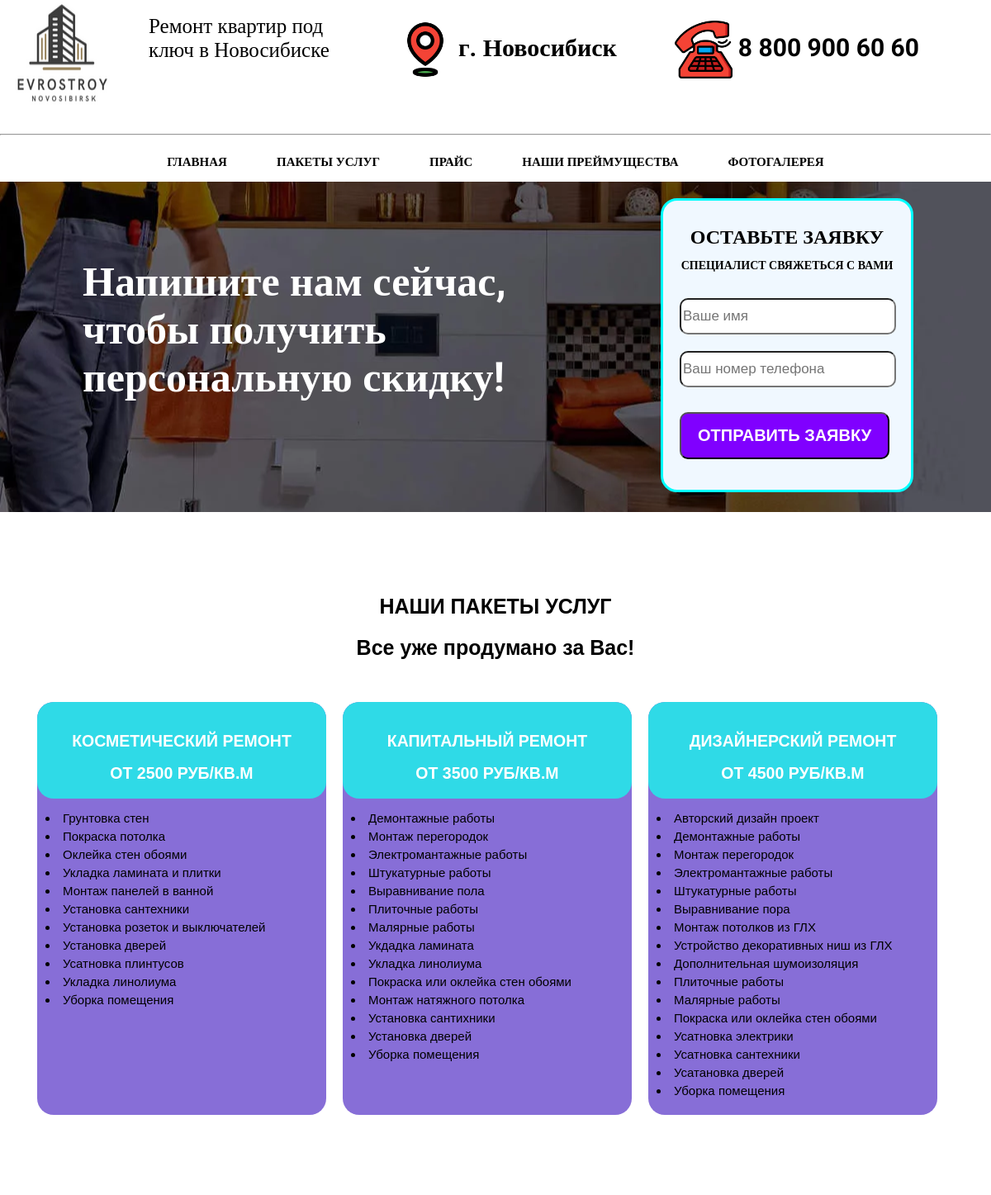
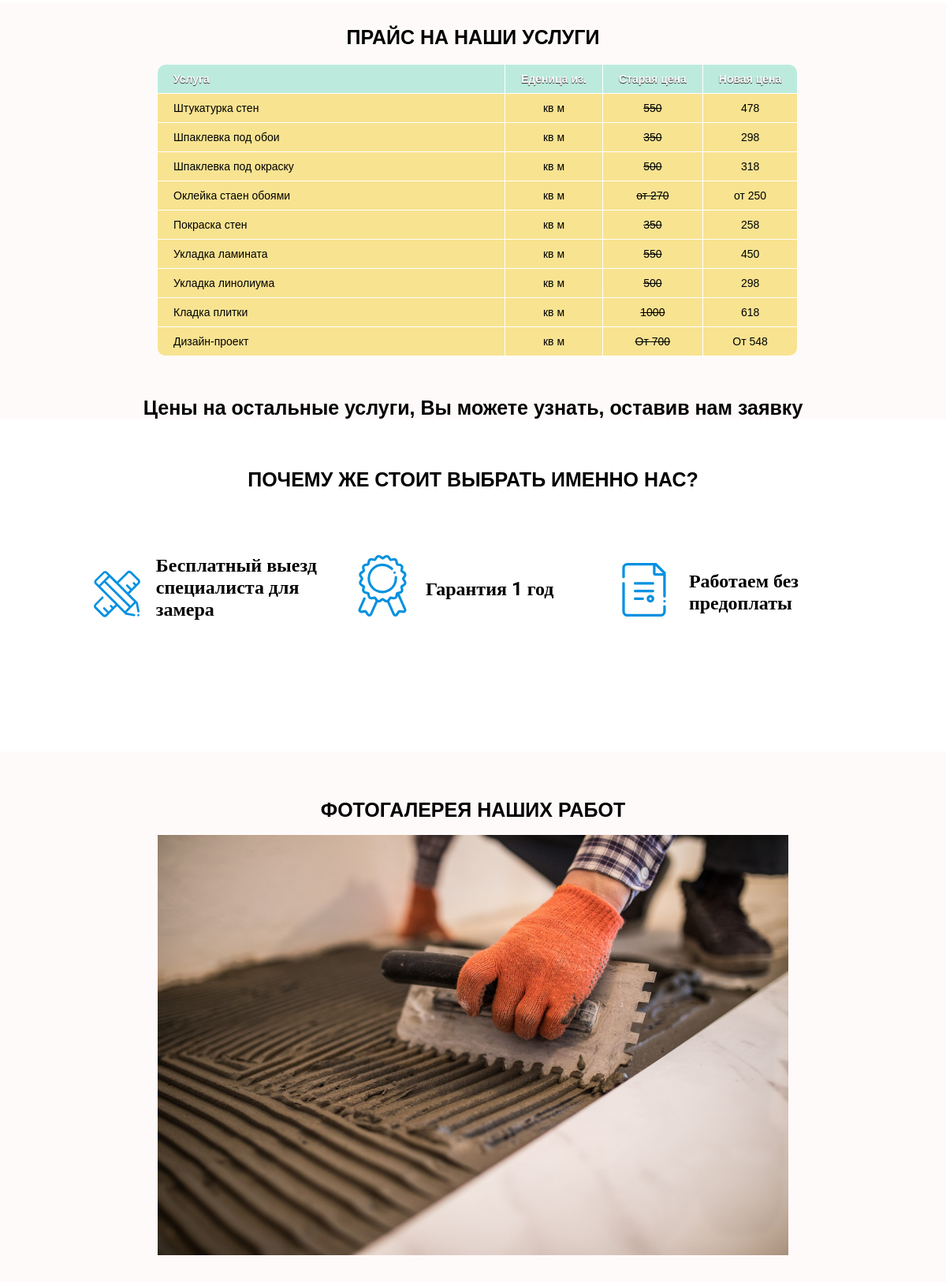
The page / on the database its author committed (2 pictures, top to bottom).
### price/models.py (models this page shows, shortened)
class PriceTable(models.Model):
    pt_title = models.CharField(max_length=100, verbose_name='Услуга')
    pt_e = models.CharField(max_length=100, verbose_name='Еденица измерения')
    pt_old_price = models.CharField(max_length=100, verbose_name="Старая цена")
    pt_new_price = models.CharField(max_length=100, verbose_name="Новая цена")
    class Meta:
        verbose_name = "Услуга"
        verbose_name_plural = "Услуги"

### crm/views.py (the view)
# urls.py: path('', views.index, name='index'),
def index(requests):
    pt = PriceTable.objects.all()
    slider_list = CmsSlider.objects.all()
    return render(requests, "./index.html", {'slider_list': slider_list, 'pt': pt})

### templates/index.html (shortened to what this page needs)
{% load static %}
<!DOCTYPE html>
<html lang="en">
<head>
    <link rel="stylesheet" type="text/CSS" href="{% static 'style.css' %}">
</head>
<body>
    <header>
        <div class="wrapper">
            <div class ="header_block">
                <div class="header_logo">
                    <img src="{% static 'img/EVROSTROY.png' %}">
                </div>
                <div class="header_logo_text">
                    <h1>Ремонт квартир под ключ в Новосибиске</h1>
                </div>
                <div class="header_logo_loc">
                    <img src="{% static 'img/loc.png' %}">
                    <h1>г. Новосибиск</h1>
                </div>
                <div class="header_logo_t">
                    <img src="{% static 'img/landline.png' %} " alt="">
                    <h1>8 800 900 60 60</h1>
                </div>
            </div>
        </div>
    </header>
    <nav>
        <div class="wrapper">
            <hr class="hr">
            <div class="wrapper_nav">
                <a href="">ГЛАВНАЯ</a>
                <a href="#case">ПАКЕТЫ УСЛУГ</a>
                <a href="#pr">ПРАЙС</a>
                <a href="#nf">НАШИ ПРЕЙМУЩЕСТВА</a>
                <a href="#gf">ФОТОГАЛЕРЕЯ</a>
            </div>
        </div>
    </nav>
    <section class="intro">
            <div class="wrapper_intro">
              <div class="wrapper">
                  <div class="wr">
                    <div class="left_intro">
                        <h1>Напишите нам сейчас, чтобы получить персональную скидку!</h1>
                    </div>
                    <div class="rigth_intro">
                            <form action="{% url 'thanks' %}" method="">
                                <h1>ОСТАВЬТЕ ЗАЯВКУ</h1>
                                <h2>СПЕЦИАЛИСТ СВЯЖЕТЬСЯ С ВАМИ</h2>
                                <div>
                                    <input type="text" class="form1 formstyle" placeholder="Ваше имя" name="name">
                                    <input type="text" class="form2 formstyle" placeholder="Ваш номер телефона" name="phone">
                                </div>
                                <button class="send_button" type="submit">ОТПРАВИТЬ ЗАЯВКУ</button>
                            </form>
                    </div>
                </div>
              </div>
            </div>
    </section>
   <section class="case_pack" id="case">
        <div class="wrapper">
            <h1 class="h1_c">НАШИ ПАКЕТЫ УСЛУГ</h1>
                <h2 class="p_c">Все уже продумано за Вас!</h2>
            <div class="wrapper_case">
                <div class="case1 casest">
                    <div class="pr">
                        <h1>КОСМЕТИЧЕСКИЙ РЕМОНТ</h1>
                        <h1 class="pr_h1">ОТ 2500 РУБ/КВ.М</h1>
                    </div>
                    <li>Грунтовка стен</li>
                    <li>Покраска потолка</li>
                    <li>Оклейка стен обоями</li>
                    <li>Укладка ламината и плитки</li>
                    <li>Монтаж панелей в ванной</li>
                    <li>Установка сантехники</li>
                    <li>Установка розеток и выключателей</li>
                    <li>Установка дверей</li>
                    <li>Усатновка плинтусов</li>
                    <li>Укладка линолиума</li>
                    <li>Уборка помещения</li>
                </div>
                <div class="case2 casest">
                    <div class="pr">
                        <h1>КАПИТАЛЬНЫЙ РЕМОНТ</h1>
                        <h1 class="pr_h1">ОТ 3500 РУБ/КВ.М</h1>
                    </div>
                    <li>Демонтажные работы</li>
                    <li>Монтаж перегородок</li>
                    <li>Электромантажные работы</li>
                    <li>Штукатурные работы</li>
                    <li>Выравнивание пола</li>
                    <li>Плиточные работы</li>
                    <li>Малярные работы</li>
                    <li>Укдадка ламината</li>
                    <li>Укладка линолиума</li>
                    <li>Покраска или оклейка стен обоями</li>
                    <li>Монтаж натяжного потолка</li>
                    <li>Установка сантихники</li>
                    <li>Установка дверей</li>
                    <li>Уборка помещения</li>
                </div>
                <div class="case3 casest">
                    <div class="pr">
                        <h1>ДИЗАЙНЕРСКИЙ РЕМОНТ</h1>
                        <h1 class="pr_h1">ОТ 4500 РУБ/КВ.М</h1>
                    </div>
                    <li>Авторский дизайн проект</li>
                    <li>Демонтажные работы</li>
                    <li>Монтаж перегородок</li>
                    <li>Электромантажные работы</li>
                    <li>Штукатурные работы</li>
                    <li>Выравнивание пора</li>
                    <li>Монтаж потолков из ГЛХ</li>
                    <li>Устройство декоративных ниш из ГЛХ</li>
                    <li>Дополнительная шумоизоляция</li>
                    <li>Плиточные работы</li>
                    <li>Малярные работы</li>
                    <li>Покраска или оклейка стен обоями</li>
                    <li>Усатновка электрики</li>
                    <li>Усатновка сантехники</li>
                    <li>Усатановка дверей</li>
                    <li>Уборка помещения</li>
                </div>
            </div>
        </div>
    </section>
    <section class="price" id="pr">
        <div class="wrapper">
            <div class="wrapper_price">
                <h1 class="h1_price">ПРАЙС НА НАШИ УСЛУГИ</h1>
                <table class="tb">
                    <thead class="th">
                    <tr>
                        <th scope="col" class="v">Услуга</th>
                        <th scope="col">Еденица из.</th>
                        <th scope="col">Старая цена</th>
                        <th scope="col">Новая цена</th>
                    </tr>
                    </thead>
                    <tbody class="tbody">
                        {% for p in pt %}
                        <tr>
                            <td>{{ p.pt_title }}</td>
                            <td>{{ p.pt_e }}</td>
                            <td><del>{{ p.pt_old_price }}</del></td>
                            <td>{{ p.pt_new_price }}</td>
                        </tr>
                         {% endfor %}
                    </tbody>
                </table>
                <h1 class="h1_price">Цены на остальные услуги, Вы можете узнать, оставив нам заявку</h1>
            </div>
        </div>
    </section>
    <section class="lider" id="nf">
        <div class="wrapper">
            <div class="wrapper_lider">
                <h1>ПОЧЕМУ ЖЕ СТОИТ ВЫБРАТЬ ИМЕННО НАС?</h1>
            </div>
            <div class="flex_lider">
                <div class="pr1">
                    <h1>Бесплатный выезд специалиста для замера</h1>
                </div>
                <div class="pr2">
                    <h1>Гарантия 1 год</h1>
                </div>
                <div class="pr3">
                    <h1>Работаем без предоплаты</h1>
                </div>
            </div>
        </div>
    </section>
    {% load static %}
    <sectoin class="slider" id="gf">
        <div class="bg">
            <div class="wrapper">
                <div class="wrapper_slider">
                    <h1>ФОТОГАЛЕРЕЯ НАШИХ РАБОТ</h1>
                    <img src="{% static 'img/laying.jpg' %}">
                </div>
            </div>
        </div>
    </sectoin>
</body>
</html>

### rows shown on the page
PriceTable: pt_title "Штукатурка стен", pt_e "кв м", pt_old_price "550", pt_new_price "478"
PriceTable: pt_title "Шпаклевка под обои", pt_e "кв м", pt_old_price "350", pt_new_price "298"
PriceTable: pt_title "Шпаклевка под окраску", pt_e "кв м", pt_old_price "500", pt_new_price "318"
PriceTable: pt_title "Оклейка стаен обоями", pt_e "кв м", pt_old_price "от 270", pt_new_price "от 250"
PriceTable: pt_title "Покраска стен", pt_e "кв м", pt_old_price "350", pt_new_price "258"
PriceTable: pt_title "Укладка ламината", pt_e "кв м", pt_old_price "550", pt_new_price "450"
PriceTable: pt_title "Укладка линолиума", pt_e "кв м", pt_old_price "500", pt_new_price "298"
PriceTable: pt_title "Кладка плитки", pt_e "кв м", pt_old_price "1000", pt_new_price "618"
PriceTable: pt_title "Дизайн-проект", pt_e "кв м", pt_old_price "От 700", pt_new_price "От 548"
